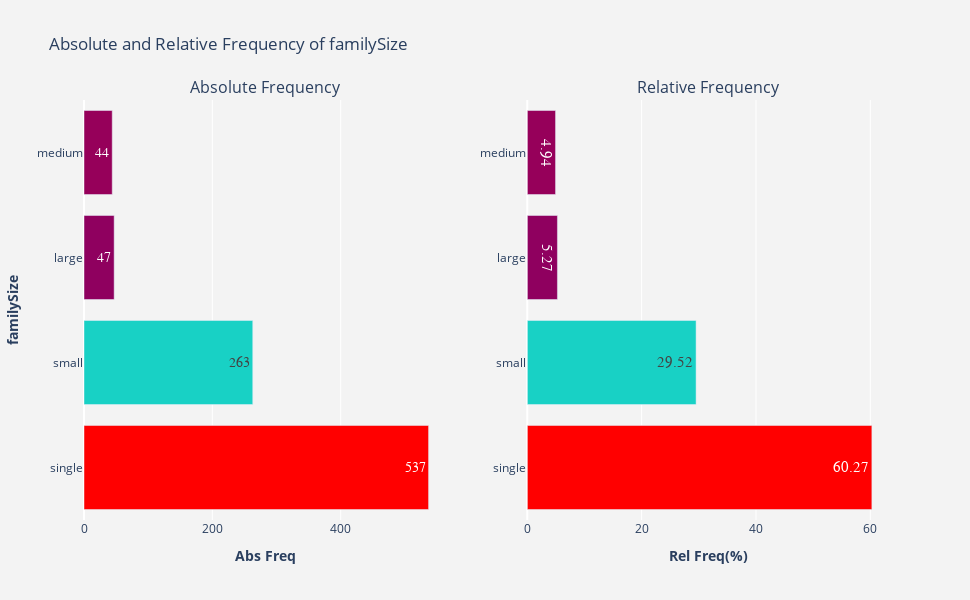

The code cell stored with this chart in its notebook:
### Code cell
train_data["familySize"] = train_data.SibSp + train_data.Parch + 1
test_data["familySize"] = train_data.SibSp + train_data.Parch + 1

#display(train_data.familySize)

#creating buckets for single, small, medium and large sized families
train_data.familySize.replace(to_replace = [1], value = "single", inplace = True)
train_data.familySize.replace(to_replace = [2,3], value = "small", inplace = True)
train_data.familySize.replace(to_replace = [4,5], value = "medium", inplace = True)
train_data.familySize.replace(to_replace = [6, 7, 8, 11], value = "large", inplace = True)

test_data.familySize.replace(to_replace = [1], value = "single", inplace = True)
test_data.familySize.replace(to_replace = [2,3], value = "small", inplace = True)
test_data.familySize.replace(to_replace = [4,5], value = "medium", inplace = True)
test_data.familySize.replace(to_replace = [6, 7, 8, 11], value = "large", inplace = True)

display(train_data.familySize)

plotFrequency(train_data["familySize"])

### Figure 1 — Plotly figure (JSON) as saved in the notebook; plotly's stock layout.template omitted (floating-point values rounded to 4 significant figures)
{"data": [{"hoverinfo": "x+y", "marker": {"color": [537, 263, 47, 44], "colorscale": [[0, "rgb(150,0,90)"], [0.125, "rgb(0,0,200)"], [0.25, "rgb(0,25,255)"], [0.375, "rgb(0,152,255)"], [0.5, "rgb(44,255,150)"], [0.625, "rgb(151,255,0)"], [0.75, "rgb(255,234,0)"], [0.875, "rgb(255,111,0)"], [1, "rgb(255,0,0)"]]}, "name": "Abs Freq", "orientation": "h", "text": ["537", "263", "47", "44"], "textfont": {"family": "sans serif", "size": 14}, "textposition": "auto", "type": "bar", "x": [537, 263, 47, 44], "xaxis": "x", "y": ["single", "small", "large", "medium"], "yaxis": "y"}, {"hoverinfo": "x+y", "marker": {"color": [60.27, 29.52, 5.27, 4.94], "colorscale": [[0, "rgb(150,0,90)"], [0.125, "rgb(0,0,200)"], [0.25, "rgb(0,25,255)"], [0.375, "rgb(0,152,255)"], [0.5, "rgb(44,255,150)"], [0.625, "rgb(151,255,0)"], [0.75, "rgb(255,234,0)"], [0.875, "rgb(255,111,0)"], [1, "rgb(255,0,0)"]]}, "name": "Rel Freq(%)", "orientation": "h", "text": ["60.27", "29.52", "5.27", "4.94"], "textfont": {"family": "sans serif", "size": 15}, "textposition": "auto", "type": "bar", "x": [60.27, 29.52, 5.27, 4.94], "xaxis": "x2", "y": ["single", "small", "large", "medium"], "yaxis": "y2"}], "layout": {"annotations": [{"font": {"size": 16}, "showarrow": false, "text": "Absolute Frequency", "x": 0.225, "xanchor": "center", "xref": "paper", "y": 1, "yanchor": "bottom", "yref": "paper"}, {"font": {"size": 16}, "showarrow": false, "text": "Relative Frequency", "x": 0.775, "xanchor": "center", "xref": "paper", "y": 1, "yanchor": "bottom", "yref": "paper"}], "height": 600, "hovermode": "closest", "paper_bgcolor": "rgb(243, 243, 243)", "plot_bgcolor": "rgb(243, 243, 243)", "showlegend": false, "title": {"text": "Absolute and Relative Frequency of familySize"}, "width": 970, "xaxis": {"anchor": "y", "domain": [0, 0.45], "title": {"text": "<b>Abs Freq</b>"}, "type": "linear", "range": [0, 565.3], "autorange": true}, "xaxis2": {"anchor": "y2", "domain": [0.55, 1], "title": {"text": "<b>Rel Freq(%)</b>"}, "type": "linear", "range": [0, 63.44], "autorange": true}, "yaxis": {"anchor": "x", "domain": [0, 1], "title": {"text": "<b>familySize</b>"}, "type": "category", "range": [-0.5, 3.5], "autorange": true}, "yaxis2": {"anchor": "x2", "domain": [0, 1], "type": "category", "range": [-0.5, 3.5], "autorange": true}}}
